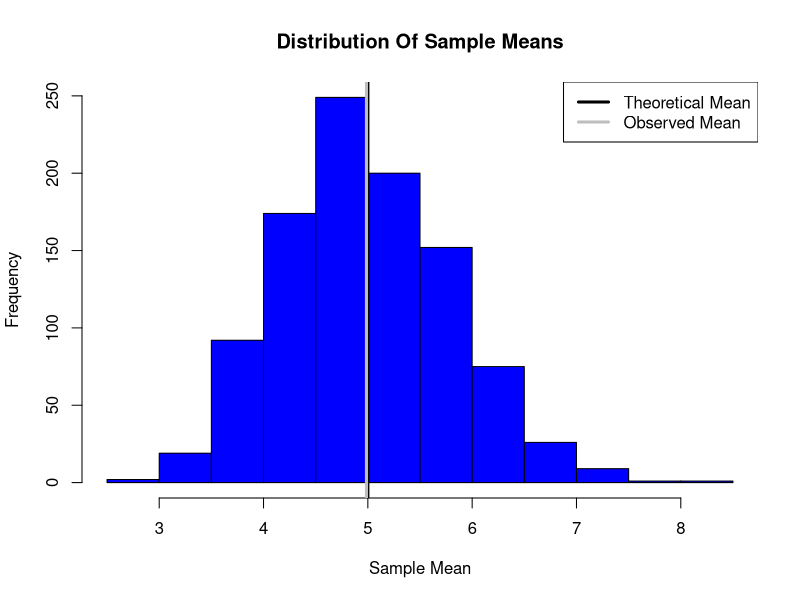
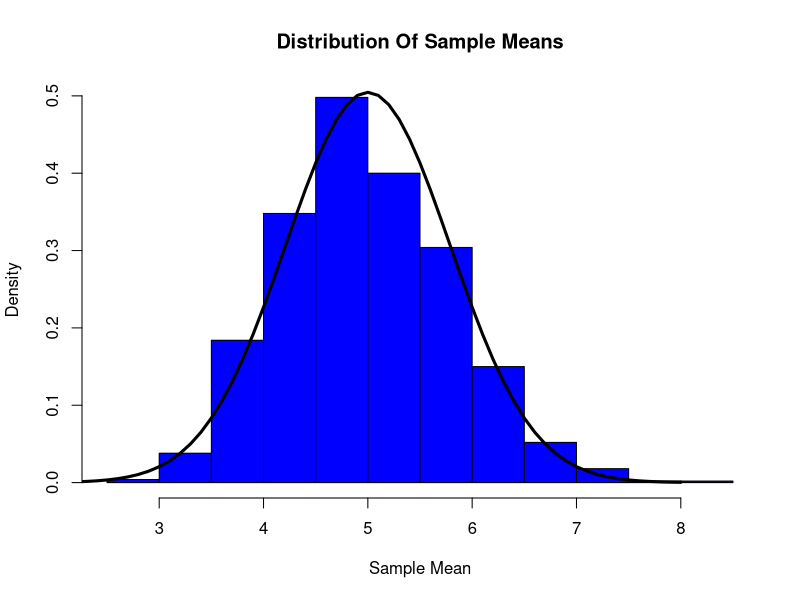

The R script that drew these images, in order:
## ---- chunk 1
knitr::opts_chunk$set(echo = TRUE)
## ---- chunk 2
set.seed(1000)
noOfSimulations = 1000
n = 40
lambda = 0.2

means = NULL
for(i in 1:noOfSimulations)
{
  sample = rexp(n,lambda)
  means = c(means,mean(sample))
}
## ---- chunk 3

# Compare Mean Of Sample Means To Theoretical Mean
hist(means,main='Distribution Of Sample Means',xlab='Sample Mean',col='blue')
abline(v=1/lambda,col='black',lwd=3)
abline(v=mean(means),col='grey',lwd=3)
legend(x='topright',col=c('black','grey'),legend=c("Theoretical Mean","Observed Mean"),lwd=3)

## ---- chunk 4

# Theoretical Mean
m1 = 1/lambda
print(m1)
# Observed Mean
m2 = mean(means)
print(m2)
# Absolute Difference
adiff = abs(m1 - m2)
print(adiff)

## ---- chunk 5

# Compare Variance Of Sample Means To Theoretical Variance

# Theoretical Variance
v1 = (1/(lambda*lambda*n))
print(v1)
# Observed Variance
v2 = var(means)
print(v2)
# Absolute Difference
adiff = abs(v1-v2)
print(adiff)

## ---- chunk 6

# Showing Approximate Normality
hist(means,main='Distribution Of Sample Means',xlab='Sample Mean',col='blue',prob=T)
x = seq(-3,8,0.1)
y = dnorm(x,mean=m1,sd=sqrt(v1))
lines(x,y,lwd=3)
